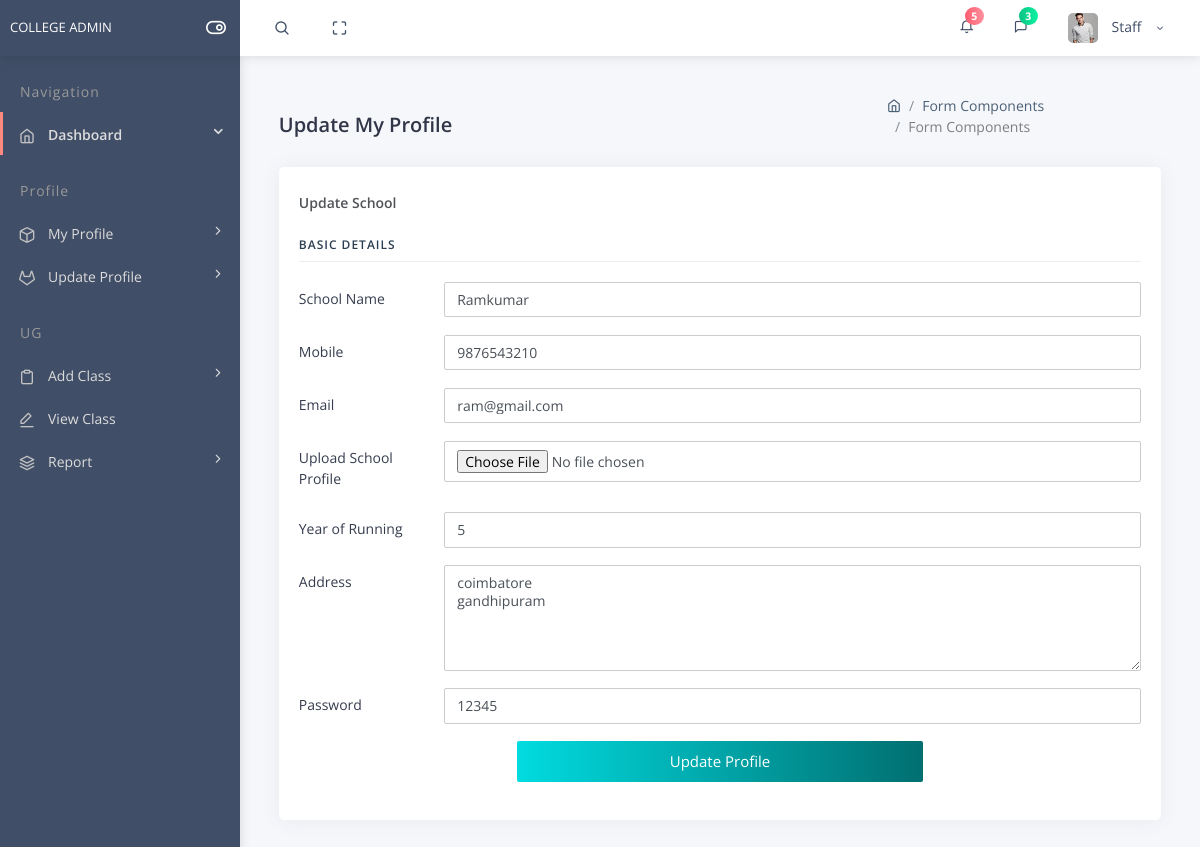
Before: /default/updateprofile.php?myid=1 with the older database file.
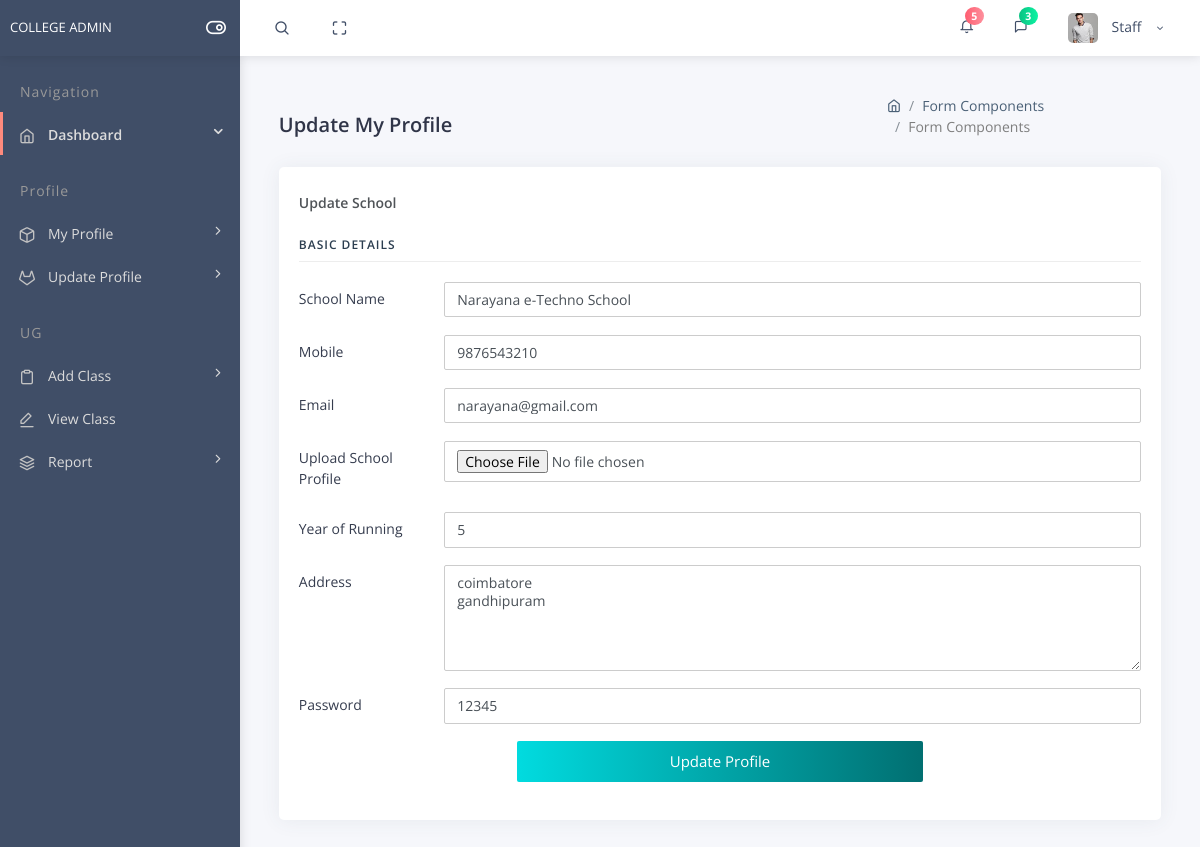
After: the same page with the newer database file.
### tables this page shows
CREATE TABLE `staff` (
  `id` int(11) NOT NULL,
  `name` varchar(30) NOT NULL,
  `email` varchar(50) NOT NULL,
  `mobile` varchar(30) NOT NULL,
  `profile` varchar(50) NOT NULL,
  `address` varchar(100) NOT NULL,
  `experience` varchar(30) NOT NULL,
  `password` varchar(30) NOT NULL,
  `sub1` varchar(30) NOT NULL,
  `sub2` varchar(30) NOT NULL,
  `sub3` varchar(30) NOT NULL,
  `lab` varchar(30) NOT NULL,
  `status` tinyint(4) NOT NULL
);

### default/updateprofile.php (the view, shortened to what the changed rows need)
<?php  include('../db/dpconfig.php');
$staffid = $_REQUEST['myid'];
$sql = "SELECT * FROM `staff` WHERE id='$staffid'";
 $result = $conn->query($sql);
 if ($result->num_rows > 0) {
     while($row = $result->fetch_assoc()) {
         $name = $row["name"];
         $email = $row['email'];
         $mobile = $row['mobile'];
         $address = $row['address'];
         $password = $row['password'];
         $experience = $row['experience'];
     }
    }
?>
<!DOCTYPE html>
<html lang="en">
<head>
    <link rel="stylesheet" type="text/css" href="..\files\bower_components\bootstrap\css\bootstrap.min.css">
    <link rel="stylesheet" type="text/css" href="..\files\assets\icon\themify-icons\themify-icons.css">
    <link rel="stylesheet" type="text/css" href="..\files\assets\icon\icofont\css\icofont.css">
    <link rel="stylesheet" type="text/css" href="..\files\assets\icon\feather\css\feather.css">
    <link rel="stylesheet" type="text/css" href="..\files\assets\css\style.css">
    <link rel="stylesheet" type="text/css" href="..\files\assets\css\jquery.mCustomScrollbar.css">
</head>
<body>
<div id="pcoded" class="pcoded">
    <div class="pcoded-container navbar-wrapper">
        <div class="pcoded-main-container">
            <div class="pcoded-wrapper">
                <div class="pcoded-content">
                    <div class="pcoded-inner-content">
                        <div class="main-body">
                            <div class="page-wrapper">
                                <div class="page-body">
                                    <div class="row">
                                        <div class="col-sm-12">
                                            <div class="card">
                                                <div class="card-block">
                                                    <form action="function/updateprofile.php" method="post" enctype="multipart/form-data">
                                                        <div class="form-group row">
                                                            <div class="col-sm-10">
                                                                <input type="text" class="form-control" name="staffname" placeholder="Type your Name" value="<?php
                                                                echo $name; ?>">
                                                            </div>
                                                        </div>
                                                        <div class="form-group row">
                                                            <div class="col-sm-10">
                                                                <input type="tel" class="form-control" name="mobile" placeholder="Type your Mobile" value="<?php echo $mobile; ?>">
                                                            </div>
                                                        </div>
                                                        <div class="form-group row">
                                                            <div class="col-sm-10">
                                                                <input type="email" class="form-control" name="staffemail" placeholder="Enter Your Email" value="<?php echo $email; ?>">
                                                            </div>
                                                        </div>
                                                        <div class="form-group row">
                                                            <div class="col-sm-10">
                                                                <input type="number" class="form-control" name="experience" placeholder="Enter Year of Experience" value="<?php echo $experience; ?>" >
                                                            </div>
                                                        </div>
                                                        <div class="form-group row">
                                                            <div class="col-sm-10">
                                                                <textarea rows="5" cols="5" class="form-control" name="address" placeholder="Default textarea"><?php echo $address; ?></textarea>
                                                            </div>
                                                        </div>
                                                        <div class="form-group row">
                                                            <div class="col-sm-10">
                                                                <input type="text" class="form-control" name="password" placeholder="Enter Year of Password" value="<?php echo $password; ?>" >
                                                            </div>
                                                        </div>
                                                    </form>
                                                </div>
                                            </div>
                                        </div>
                                    </div>
                                </div>
                            </div>
                        </div>
                    </div>
                </div>
            </div>
        </div>
    </div>
</div>
</body>
</html>

Changed rows visible on the page:
changed staff "coimbatore gandhipuram": staffname "Ramkumar" → "Narayana e-Techno School"; staffemail "ram@gmail.com" → "narayana@gmail.com"
